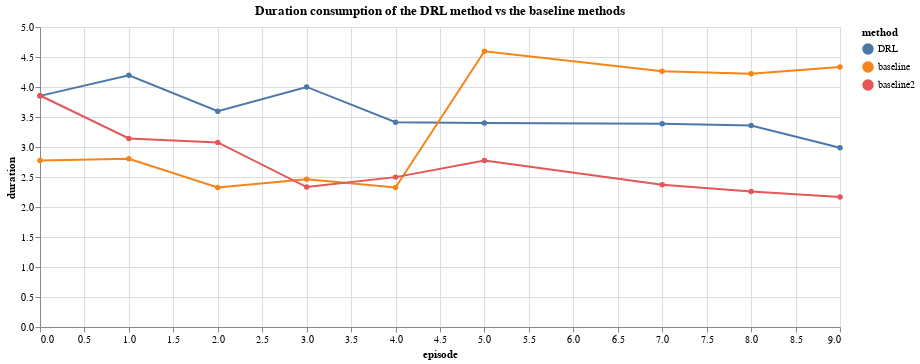

Write notebook code for a chart like this one.
### Code cell
alt.Chart(energy_df).mark_line(point=True).encode(
    x='episode',
    y='duration',
    color='method'
    
).properties(
    title='Duration consumption of the DRL method vs the baseline methods',
    width=800,
)

### Figure 1 — Vega-Lite specification as saved in the notebook (floating-point values rounded to 4 significant figures)
{"config": {"view": {"continuousWidth": 300, "continuousHeight": 300}}, "data": {"name": "data-5c4eb12816400162ea9788e95e3e854f"}, "mark": {"type": "line", "point": true}, "encoding": {"color": {"field": "method", "type": "nominal"}, "x": {"field": "episode", "type": "quantitative"}, "y": {"field": "duration", "type": "quantitative"}}, "title": "Duration consumption of the DRL method vs the baseline methods", "width": 800, "$schema": "https://vega.github.io/schema/vega-lite/v5.8.0.json", "datasets": {"data-5c4eb12816400162ea9788e95e3e854f": [{"level_0": 0, "episode": 0, "index": 0, "energy": 149.5, "duration": 3.852, "method": "DRL"}, {"level_0": 1, "episode": 1, "index": 1, "energy": 142.9, "duration": 4.195, "method": "DRL"}, {"level_0": 2, "episode": 2, "index": 2, "energy": 154.7, "duration": 3.596, "method": "DRL"}, {"level_0": 3, "episode": 3, "index": 3, "energy": 140.6, "duration": 4.001, "method": "DRL"}, {"level_0": 4, "episode": 4, "index": 4, "energy": 140.5, "duration": 3.412, "method": "DRL"}, {"level_0": 5, "episode": 5, "index": 5, "energy": 160.3, "duration": 3.4, "method": "DRL"}, {"level_0": 7, "episode": 7, "index": 7, "energy": 139.2, "duration": 3.387, "method": "DRL"}, {"level_0": 8, "episode": 8, "index": 8, "energy": 146.9, "duration": 3.357, "method": "DRL"}, {"level_0": 9, "episode": 9, "index": 9, "energy": 143.3, "duration": 2.988, "method": "DRL"}, {"level_0": 10, "episode": 0, "index": 0, "energy": 150.0, "duration": 2.774, "method": "baseline"}, {"level_0": 11, "episode": 1, "index": 1, "energy": 127.5, "duration": 2.805, "method": "baseline"}, {"level_0": 12, "episode": 2, "index": 2, "energy": 136.7, "duration": 2.325, "method": "baseline"}, {"level_0": 13, "episode": 3, "index": 3, "energy": 142.1, "duration": 2.463, "method": "baseline"}, {"level_0": 14, "episode": 4, "index": 4, "energy": 138.3, "duration": 2.326, "method": "baseline"}, {"level_0": 15, "episode": 5, "index": 5, "energy": 165.5, "duration": 4.596, "method": "baseline"}, {"level_0": 17, "episode": 7, "index": 7, "energy": 156.8, "duration": 4.263, "method": "baseline"}, {"level_0": 18, "episode": 8, "index": 8, "energy": 151.7, "duration": 4.22, "method": "baseline"}, {"level_0": 19, "episode": 9, "index": 9, "energy": 150.9, "duration": 4.333, "method": "baseline"}, {"level_0": 20, "episode": 0, "index": 0, "energy": 141.8, "duration": 3.858, "method": "baseline2"}, {"level_0": 21, "episode": 1, "index": 1, "energy": 141.4, "duration": 3.143, "method": "baseline2"}, {"level_0": 22, "episode": 2, "index": 2, "energy": 140.0, "duration": 3.077, "method": "baseline2"}, {"level_0": 23, "episode": 3, "index": 3, "energy": 146.3, "duration": 2.332, "method": "baseline2"}, {"level_0": 24, "episode": 4, "index": 4, "energy": 134.2, "duration": 2.498, "method": "baseline2"}, {"level_0": 25, "episode": 5, "index": 5, "energy": 138.3, "duration": 2.774, "method": "baseline2"}, {"level_0": 27, "episode": 7, "index": 7, "energy": 140.7, "duration": 2.369, "method": "baseline2"}, {"level_0": 28, "episode": 8, "index": 8, "energy": 138.2, "duration": 2.26, "method": "baseline2"}, {"level_0": 29, "episode": 9, "index": 9, "energy": 130.5, "duration": 2.166, "method": "baseline2"}]}}
